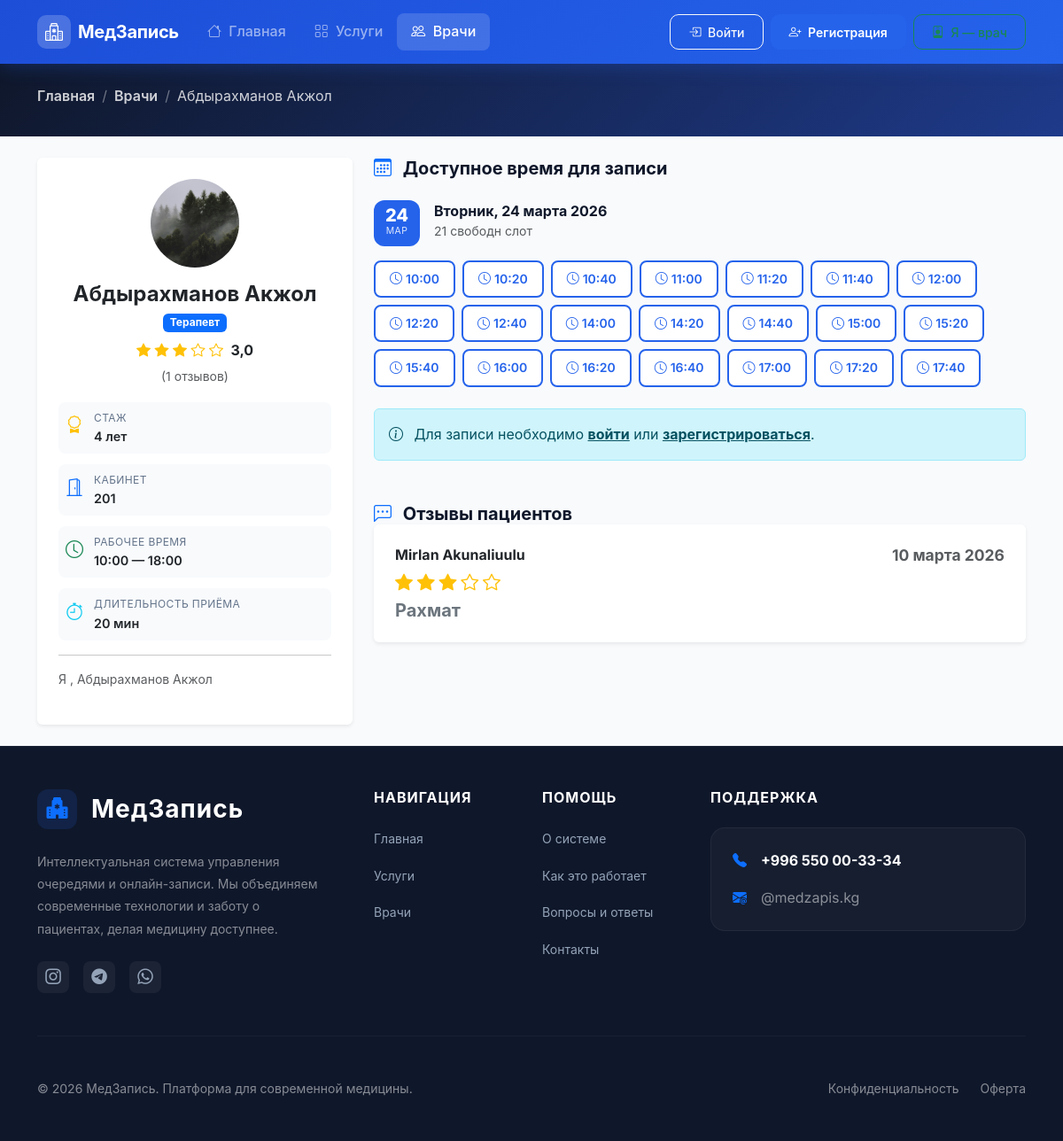
The app's page /specialists/11/ with its own data.
### queue_app/models.py (models this page shows, shortened)
class Specialist(models.Model):
    first_name = models.CharField(max_length=50, verbose_name='Имя')
    last_name = models.CharField(max_length=50, verbose_name='Фамилия')
    middle_name = models.CharField(max_length=50, blank=True, verbose_name='Отчество')
    user = models.OneToOneField(
        settings.AUTH_USER_MODEL,
        on_delete=models.SET_NULL,
        null=True,
        blank=True,
        related_name='specialist_profile',
        verbose_name='Аккаунт пользователя'
    )
    service = models.ForeignKey(
        Service,
        on_delete=models.CASCADE,
        related_name='specialists',
        verbose_name='Специализация'
    )
    bio = models.TextField(blank=True, verbose_name='Биография / О враче')
    experience_years = models.PositiveIntegerField(default=0, verbose_name='Стаж (лет)')
    photo = models.ImageField(
        upload_to='specialists/',
        blank=True,
        null=True,
        verbose_name='Фото'
    )
    cabinet = models.CharField(max_length=20, blank=True, verbose_name='Кабинет')
    work_start = models.TimeField(default='09:00', verbose_name='Начало рабочего дня')
    work_end = models.TimeField(default='18:00', verbose_name='Конец рабочего дня')
    is_active = models.BooleanField(default=True, verbose_name='Активен')
    created_at = models.DateTimeField(auto_now_add=True)
    class Meta:
        verbose_name = 'Специалист'
        verbose_name_plural = 'Специалисты'
        ordering = ['last_name', 'first_name']
    def get_full_name(self):
        parts = [self.last_name, self.first_name]
        if self.middle_name:
            parts.append(self.middle_name)
        return ' '.join(parts)
    @property
    def average_rating(self):
        reviews = self.reviews.all()
        if not reviews.exists():
            return 0
        return round(sum(r.rating for r in reviews) / reviews.count(), 1)

class Service(models.Model):
    name = models.CharField(max_length=100, verbose_name='Название услуги')
    description = models.TextField(blank=True, verbose_name='Описание')
    icon = models.CharField(
        max_length=50,
        default='bi-heart-pulse',
        verbose_name='Bootstrap иконка',
        help_text='Например: bi-heart-pulse, bi-bandaid, bi-clipboard2-pulse'
    )
    duration_minutes = models.PositiveIntegerField(
        default=30,
        verbose_name='Длительность приёма (мин)'
    )
    is_active = models.BooleanField(default=True, verbose_name='Активна')
    created_at = models.DateTimeField(auto_now_add=True)
    class Meta:
        verbose_name = 'Услуга'
        verbose_name_plural = 'Услуги'
        ordering = ['name']

class Review(models.Model):
    patient = models.ForeignKey(
        settings.AUTH_USER_MODEL,
        on_delete=models.CASCADE,
        related_name='reviews',
        verbose_name='Пациент'
    )
    specialist = models.ForeignKey(
        Specialist,
        on_delete=models.CASCADE,
        related_name='reviews',
        verbose_name='Специалист'
    )
    appointment = models.OneToOneField(
        Appointment,
        on_delete=models.CASCADE,
        related_name='review',
        verbose_name='Запись',
        null=True,
        blank=True
    )
    rating = models.PositiveSmallIntegerField(
        verbose_name='Рейтинг',
        choices=[(i, i) for i in range(1, 6)],
        default=5
    )
    comment = models.TextField(verbose_name='Комментарий', blank=True)
    created_at = models.DateTimeField(auto_now_add=True, verbose_name='Дата создания')
    class Meta:
        verbose_name = 'Отзыв'
        verbose_name_plural = 'Отзывы'
        ordering = ['-created_at']
        unique_together = ('patient', 'appointment')

class TimeSlot(models.Model):
    specialist = models.ForeignKey(
        Specialist,
        on_delete=models.CASCADE,
        related_name='time_slots',
        verbose_name='Специалист'
    )
    date = models.DateField(verbose_name='Дата')
    time = models.TimeField(verbose_name='Время')
    is_available = models.BooleanField(default=True, verbose_name='Доступен')
    class Meta:
        verbose_name = 'Временной слот'
        verbose_name_plural = 'Временные слоты'
        ordering = ['date', 'time']
        unique_together = ('specialist', 'date', 'time')

### accounts/models.py (models this page shows, shortened)
class CustomUser(AbstractUser):
    phone = models.CharField(
        max_length=20,
        verbose_name='Номер телефона',
        help_text='Формат: +996 XXX XXXXXX'
    )
    date_of_birth = models.DateField(
        null=True,
        blank=True,
        verbose_name='Дата рождения'
    )
    is_doctor = models.BooleanField(
        default=False,
        verbose_name='Врач',
        help_text='Отметьте, если пользователь является врачом'
    )
    photo = models.ImageField(
        upload_to='users/',
        blank=True,
        null=True,
        verbose_name='Фото профиля'
    )
    email = models.EmailField(unique=True, verbose_name='Email')
    REQUIRED_FIELDS = ['email', 'first_name', 'last_name', 'phone']
    class Meta:
        verbose_name = 'Пользователь'
        verbose_name_plural = 'Пользователи'
    def get_full_name(self):
        return f'{self.first_name} {self.last_name}'.strip() or self.username

### queue_app/views.py (the view)
# urls.py: path('specialists/<int:specialist_id>/', views.specialist_detail_view, name='specialist_detail'),
def specialist_detail_view(request, specialist_id):
    if request.user.is_authenticated and request.user.is_doctor:
        return redirect('doctor_dashboard')
    specialist = get_object_or_404(Specialist, pk=specialist_id, is_active=True)
    today = timezone.now().date()
    available_slots = TimeSlot.objects.filter(
        specialist=specialist,
        is_available=True,
        date__gte=today
    ).order_by('date', 'time')
    slots_by_date = {}
    for slot in available_slots:
        date_key = slot.date
        if date_key not in slots_by_date:
            slots_by_date[date_key] = []
        slots_by_date[date_key].append(slot)
    return render(request, 'queue_app/specialist_detail.html', {
        'specialist': specialist,
        'slots_by_date': slots_by_date,
        'today': today,
    })

### templates/queue_app/specialist_detail.html (shortened to what this page needs)
{% extends 'base.html' %}
{% block content %}
<div class="page-header py-4">
    <div class="container">
        <nav aria-label="breadcrumb">
            <ol class="breadcrumb mb-2">
                <li class="breadcrumb-item"><a href="{% url 'home' %}">Главная</a></li>
                <li class="breadcrumb-item"><a href="{% url 'specialists' %}">Врачи</a></li>
                <li class="breadcrumb-item active">{{ specialist.get_full_name }}</li>
            </ol>
        </nav>
    </div>
</div>
<div class="container py-4">
    <div class="row g-4">
        <div class="col-lg-4 sticky-sidebar align-self-start" style="top: 100px; z-index: 10;">
            <div class="specialist-profile card border-0 shadow-sm">
                <div class="card-body p-4 text-center">
                    <div class="specialist-avatar-lg mx-auto mb-3">
                        {% if specialist.photo %}
                        <img src="{{ specialist.photo.url }}" alt="{{ specialist.get_full_name }}">
                        {% else %}
                        <i class="bi bi-person-fill"></i>
                        {% endif %}
                    </div>
                    <h1 class="h4 fw-bold mb-1">{{ specialist.get_full_name }}</h1>
                    <span class="badge bg-primary mb-2">{{ specialist.service.name }}</span>
                    <div class="rating-summary mb-3">
                        <div class="text-warning mb-1">
                            {% for i in "12345" %}
                            {% if forloop.counter <= specialist.average_rating %} <i class="bi bi-star-fill"></i>
                                {% elif forloop.counter <= specialist.average_rating|add:0.5 %} <i
                                    class="bi bi-star-half"></i>
                                    {% else %}
                                    <i class="bi bi-star"></i>
                                    {% endif %}
                                    {% endfor %}
                                    <span class="ms-1 fw-bold text-dark">{{ specialist.average_rating }}</span>
                        </div>
                        <small class="text-muted">({{ specialist.reviews.count }} отзывов)</small>
                    </div>
                    <div class="profile-details text-start">
                        {% if specialist.experience_years %}
                        <div class="profile-detail-item">
                            <i class="bi bi-award text-warning"></i>
                            <div>
                                <div class="label">Стаж</div>
                                <div class="value">{{ specialist.experience_years }} лет</div>
                            </div>
                        </div>
                        {% endif %}
                        {% if specialist.cabinet %}
                        <div class="profile-detail-item">
                            <i class="bi bi-door-open text-primary"></i>
                            <div>
                                <div class="label">Кабинет</div>
                                <div class="value">{{ specialist.cabinet }}</div>
                            </div>
                        </div>
                        {% endif %}
                        <div class="profile-detail-item">
                            <i class="bi bi-clock text-success"></i>
                            <div>
                                <div class="label">Рабочее время</div>
                                <div class="value">{{ specialist.work_start|time:"H:i" }} — {{ specialist.work_end|time:"H:i" }}</div>
                            </div>
                        </div>
                        <div class="profile-detail-item">
                            <i class="bi bi-stopwatch text-info"></i>
                            <div>
                                <div class="label">Длительность приёма</div>
                                <div class="value">{{ specialist.service.duration_minutes }} мин</div>
                            </div>
                        </div>
                    </div>
                    {% if specialist.bio %}
                    <hr>
                    <p class="text-muted small text-start">{{ specialist.bio }}</p>
                    {% endif %}
                </div>
            </div>
        </div>
        <div class="col-lg-8">
            {% if user.is_authenticated and user.is_doctor and user.specialist_profile == specialist %}
            <div class="card border-0 shadow-sm text-center py-5">
                <div class="card-body">
                    <i class="bi bi-person-badge text-primary mb-3" style="font-size: 3rem;"></i>
                    <h3 class="h5 fw-bold">Это ваша публичная страница</h3>
                    <p class="text-muted mb-4">Здесь пациенты видят вашу информацию и могут записаться к вам на приём.
                    </p>
                    <a href="{% url 'doctor_dashboard' %}" class="btn btn-primary">
                        <i class="bi bi-speedometer2 me-2"></i>Перейти в кабинет врача
                    </a>
                </div>
            </div>
            {% else %}
            <h2 class="h5 fw-bold mb-4">
                <i class="bi bi-calendar3 me-2 text-primary"></i>
                Доступное время для записи
            </h2>
            {% if slots_by_date %}
            {% for date, slots in slots_by_date.items %}
            <div class="date-group mb-4">
                <div class="date-header mb-3">
                    <div class="date-badge">
                        <span class="date-day">{{ date|date:"d" }}</span>
                        <span class="date-month">{{ date|date:"M" }}</span>
                    </div>
                    <div class="date-info">
                        <h3 class="h6 fw-bold mb-0">{{ date|date:"l, d E Y" }}</h3>
                        <small class="text-muted">{{ slots|length }} свободн {{ slots|length|pluralize:"ый,ых,ых" }}
                            слот{{ slots|length|pluralize:",,а,ов" }}</small>
                    </div>
                </div>
                <div class="time-slots-grid">
                    {% for slot in slots %}
                    <a href="{% if user.is_authenticated %}{% url 'booking' slot.id %}{% else %}{% url 'login' %}?next={% url 'booking' slot.id %}{% endif %}"
                        class="time-slot-btn">
                        <i class="bi bi-clock me-1"></i>{{ slot.time|time:"H:i" }}
                    </a>
                    {% endfor %}
                </div>
            </div>
            {% endfor %}
            {% if not user.is_authenticated %}
            <div class="alert alert-info mt-3">
                <i class="bi bi-info-circle me-2"></i>
                Для записи необходимо <a href="{% url 'login' %}" class="alert-link">войти</a> или
                <a href="{% url 'register' %}" class="alert-link">зарегистрироваться</a>.
            </div>
            {% endif %}
            {% endif %}  {% endif %} <div class="mt-5">
                <h2 class="h5 fw-bold mb-4">
                    <i class="bi bi-chat-left-dots me-2 text-primary"></i>
                    Отзывы пациентов
                {% if specialist.reviews.all %}
                <div class="reviews-list">
                    {% for review in specialist.reviews.all %}
                    <div class="review-item card border-0 shadow-sm mb-3">
                        <div class="card-body p-4">
                            <div class="d-flex justify-content-between align-items-center mb-2">
                                <h4 class="h6 mb-0 fw-bold">{{ review.patient.get_full_name }}</h4>
                                <small class="text-muted">{{ review.created_at|date:"d E Y" }}</small>
                            </div>
                            <div class="text-warning mb-2">
                                {% for i in "12345" %}
                                <i class="bi bi-star{% if forloop.counter <= review.rating %}-fill{% endif %}"></i>
                                {% endfor %}
                            </div>
                            {% if review.comment %}
                            <p class="mb-0 text-secondary">{{ review.comment }}</p>
                            {% endif %}
                        </div>
                    </div>
                    {% endfor %}
                </div>
                {% else %}
                <div class="text-center py-4 text-muted">
                    <i class="bi bi-chat-quote mb-2" style="font-size: 2rem;"></i>
                    <p>У этого специалиста пока нет отзывов. Станьте первым!</p>
                </div>
                {% endif %}
            </div>
        </div>
    </div>
</div>
{% endblock %}

### records on screen
Specialist: get_full_name "Абдырахманов Акжол", photo (picture), service.name "Терапевт", average_rating "3,0", reviews.count "1", experience_years "4", cabinet "201", work_start "10:00", work_end "18:00", service.duration_minutes "20", bio "Я , Абдырахманов Акжол"
TimeSlot: slots_by_date "24", slots_by_date "МАР", slots_by_date "Вторник, 24 марта 2026", time "10:00"
TimeSlot: time "10:20"
TimeSlot: time "10:40"
TimeSlot: time "11:00"
TimeSlot: time "11:20"
TimeSlot: time "11:40"
TimeSlot: time "12:00"
TimeSlot: time "12:20"
TimeSlot: time "12:40"
TimeSlot: time "14:00"
TimeSlot: time "14:20"
TimeSlot: time "14:40"
TimeSlot: time "15:00"
TimeSlot: time "15:20"
TimeSlot: time "15:40"
TimeSlot: time "16:00"
TimeSlot: time "16:20"
TimeSlot: time "16:40"
TimeSlot: time "17:00"
TimeSlot: time "17:20"
TimeSlot: time "17:40"
Review: patient.get_full_name "Mirlan Akunaliuulu", created_at "10 марта 2026", comment "Рахмат"

### other values on screen
{{ slots|length }} "21"
